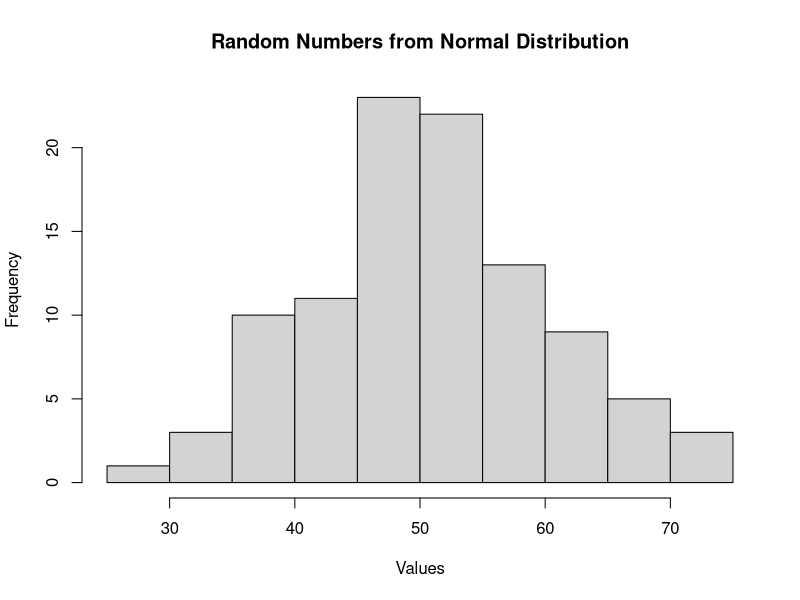
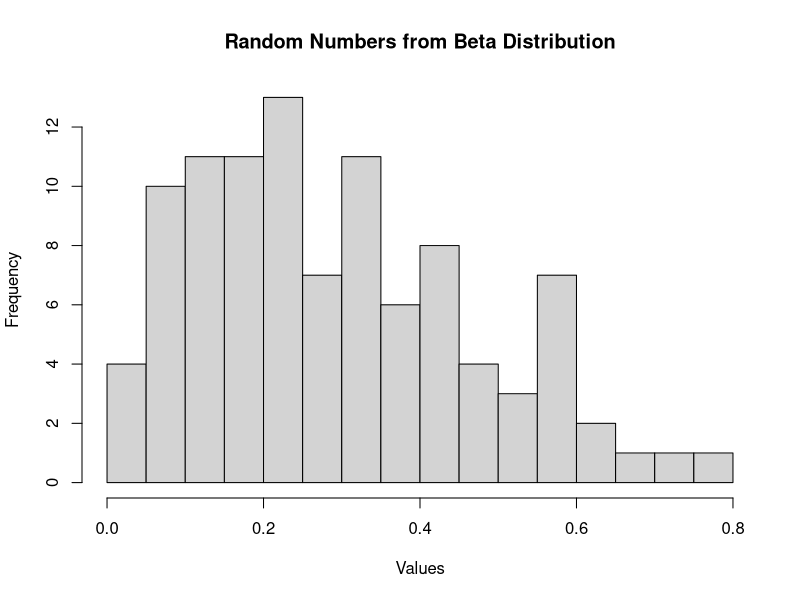
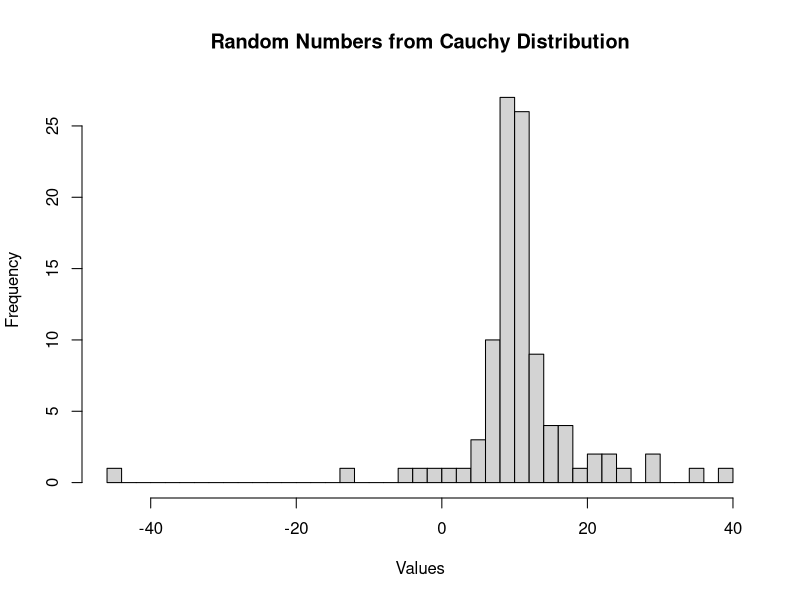
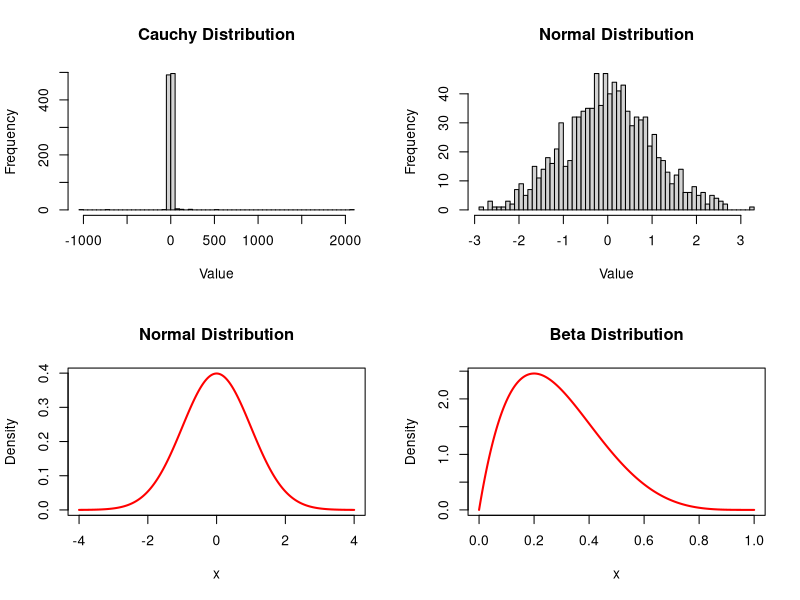
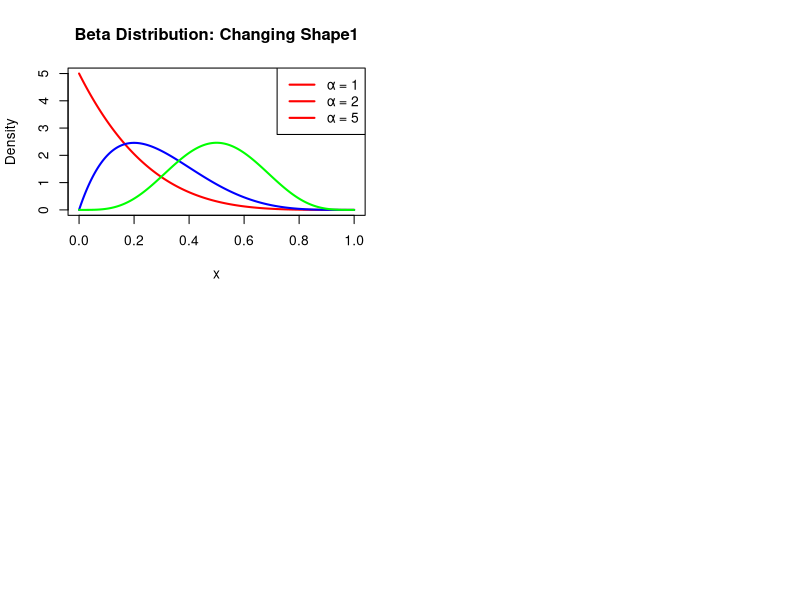

Reproduce these figures in R, in order.
set.seed(123)
x <- rnorm(100, mean = 50, sd = 10)
x
hist(x,
     main = "Random Numbers from Normal Distribution",
     xlab = "Values")
x1<- runif(20, min = 0, max = 1)
x1
x2 <- rbinom(20, size = 10, prob = 0.5)
x2
x3 <- rpois(20, lambda = 4)
x3
x4 <- rexp(20, rate = 0.5)
x4
x5 <- rt(20, df = 10)
x5
x6 <- rchisq(20, df = 5)
x6
F <- rf(20, df1 = 5, df2 = 20)
F
B <- rbeta(100, shape1 = 2, shape2 = 5)
B
#100 = number of random observations
#shape1 =alpha
#shape2 =beta
#Plot the generated Beta data
hist(B,
     main = "Random Numbers from Beta Distribution",
     xlab = "Values",
     breaks = 15)

W <- rweibull(100, shape = 2, scale = 5)
W
set.seed(123)

c <- rcauchy(
  100,
  location = 10,
  scale = 2
)
c
hist(
  c,
  breaks = 30,
  main = "Random Numbers from Cauchy Distribution",
  xlab = "Values"
)
#compare cauchy and normal
set.seed(123)
normal <- rnorm(1000, mean = 0, sd = 1)
cauchy <- rcauchy(1000, location = 0, scale = 1)
dev.off()
par(mfrow=c(2,2))
hist(
  cauchy,
  breaks = 50,
  main = "Cauchy Distribution",
  xlab = "Value"
)
hist(
  normal,
  breaks = 50,
  main = "Normal Distribution",
  xlab = "Value"
)
##
x6 <- seq(-4, 4, length = 1000)
y <- dnorm(x6, mean = 0, sd = 1)

plot(x6, y,
     type = "l",
     lwd = 2,
     main = "Normal Distribution",
     xlab = "x",
     ylab = "Density",col="red")

x7 <- seq(0, 1, length = 1000)
y <- dbeta(x7, shape1 = 2, shape2 = 5)
plot(x7, y,
     type = "l",
     lwd = 2,
     main = "Beta Distribution",
     xlab = "x",
     ylab = "Density",col="red")
###########diff parameter
x8 <- seq(0, 1, length = 1000)
y1 <- dbeta(x8, shape1 = 1, shape2 = 5)
y2 <- dbeta(x8, shape1 = 2, shape2 = 5)
y3 <- dbeta(x8, shape1 = 5, shape2 = 5)

plot(x8, y1,
     type = "l",
     lwd = 2,
     xlab = "x",
     ylab = "Density",col="red",
     main = "Beta Distribution: Changing Shape1")

lines(x8, y2, lwd = 2,col="blue")
lines(x8, y3, lwd = 2, col="green")

legend("topright",
       legend = c("α = 1", "α = 2", "α = 5"),
       lty = 1,
       lwd = 2,col="red")
